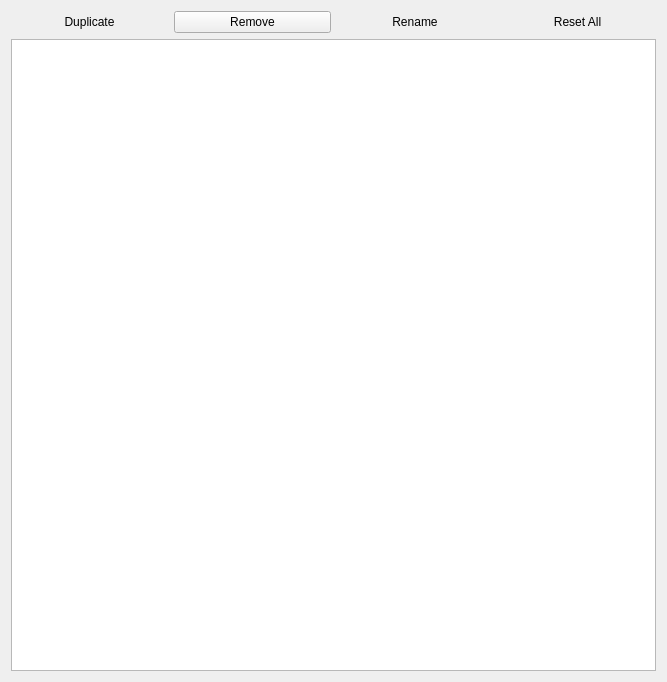
<?xml version="1.0" encoding="utf-8"?>
<ui version="4.0">
 <author>
    SPDX-FileCopyrightText: none
    SPDX-License-Identifier: GPL-3.0-or-later
  </author>
 <class>KisEditProfilesDialog</class>
 <widget class="QWidget" name="KisEditProfilesDialog">
  <property name="geometry">
   <rect>
    <x>0</x>
    <y>0</y>
    <width>667</width>
    <height>682</height>
   </rect>
  </property>
  <layout class="QGridLayout" name="gridLayout">
   <item colspan="4" column="0" row="2">
    <widget class="QListView" name="profileList"/>
   </item>
   <item column="0" row="1">
    <widget class="QPushButton" name="duplicateButton">
     <property name="text">
      <string>Duplicate</string>
     </property>
     <property name="flat">
      <bool>true</bool>
     </property>
    </widget>
   </item>
   <item column="3" row="1">
    <widget class="QPushButton" name="resetButton">
     <property name="text">
      <string>Reset All</string>
     </property>
     <property name="flat">
      <bool>true</bool>
     </property>
    </widget>
   </item>
   <item column="1" row="1">
    <widget class="QPushButton" name="removeButton">
     <property name="text">
      <string>Remove</string>
     </property>
    </widget>
   </item>
   <item column="2" row="1">
    <widget class="QPushButton" name="renameButton">
     <property name="text">
      <string>Rename</string>
     </property>
     <property name="flat">
      <bool>true</bool>
     </property>
    </widget>
   </item>
  </layout>
 </widget>
 <resources/>
 <connections/>
</ui>
